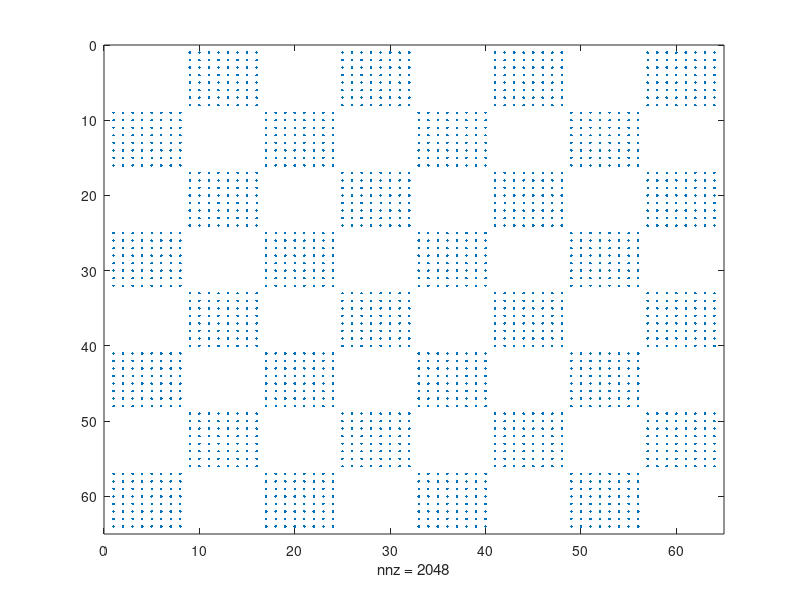

This figure's MATLAB source: (Note: this script raises an error after producing the figure.)
clear all
close all
clc

A = round(checkerboard(8));
figure
spy(A)
figure
B = SpatialStatsFFT(A);
figure
surface(B)
grid off

%% Autocorrelation
figure
[fA xx] = SpatialStatsFFT(A==1);
figure
[fAshift xxshift] = SpatialStatsFFT(A==1,[],...
                                    'shift', true);